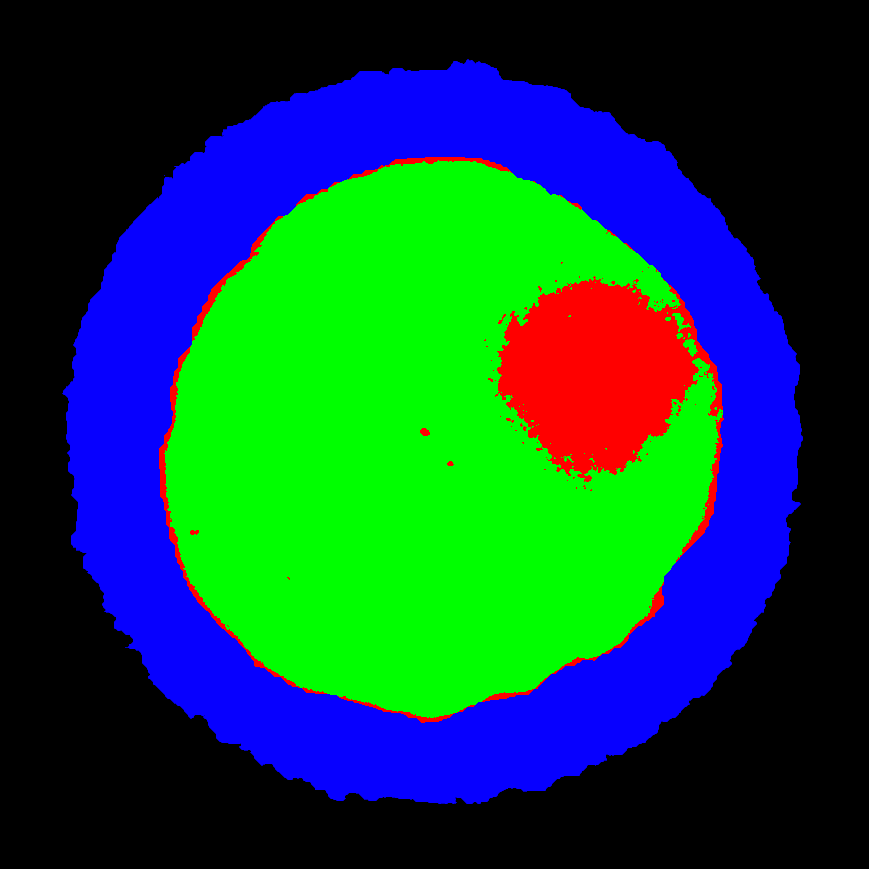
%> input picture vgg_unet/MATLAB/gt_gimp/K_000_001.png, 869 x 869 px
$ octave test_show.m   (GNU Octave 9; MATLAB toolbox functions it lacks are replaced by stand-ins)
%> lines starting %> are read from the running program, lines starting %| are printed output that depends on the picture
img = imread('K_000_001.png');
%> img is the input picture: size 869x869x3 uint8; mean R, G, B 13.4, 69.7, 62.3

figure()
imshow(img)

x = unique(img);
%> x = [0; 3; 4; 7; 182; 187; 188; 193; 255]
size_x = size(x, 1);
%> size_x = 9
img = img*floor(255/size_x);
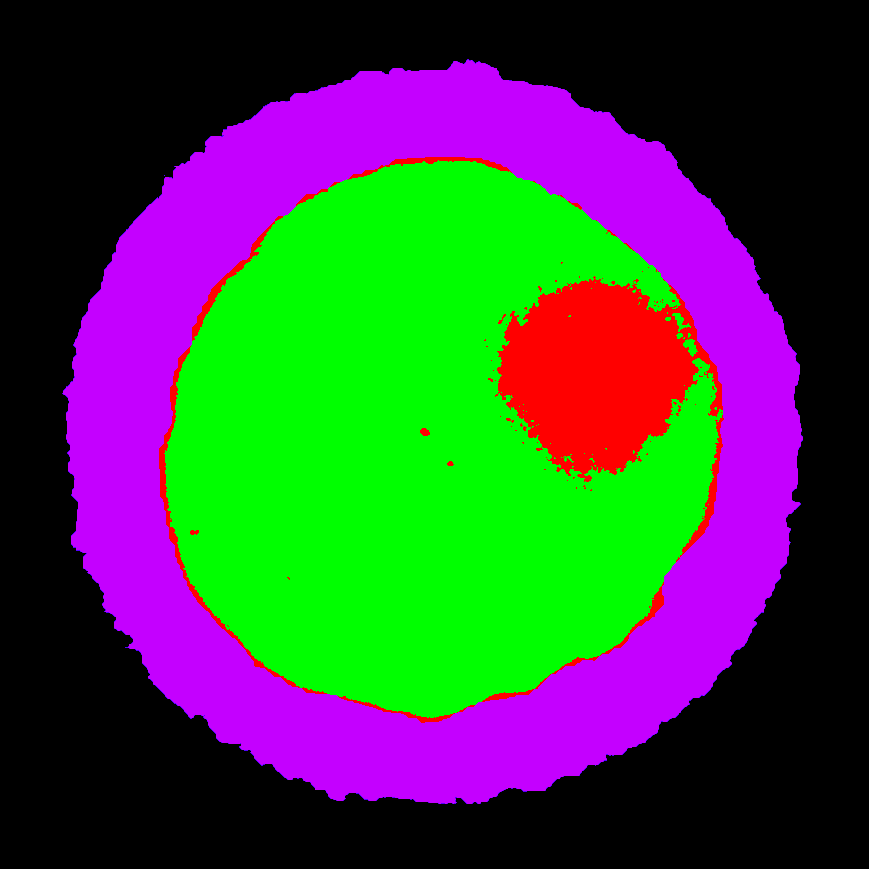
%> img: size 869x869x3 uint8; mean R, G, B 59.4, 69.7, 62.4

figure()
imshow(img)
